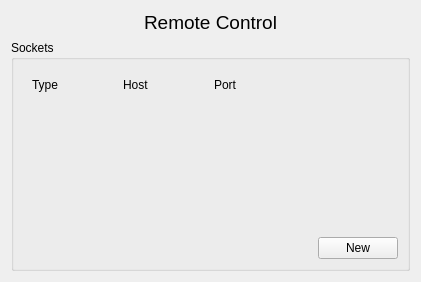
<?xml version="1.0" encoding="UTF-8"?>
<ui version="4.0">
 <class>pqRemoteControl</class>
 <widget class="QWidget" name="pqRemoteControl">
  <property name="geometry">
   <rect>
    <x>0</x>
    <y>0</y>
    <width>421</width>
    <height>282</height>
   </rect>
  </property>
  <property name="windowTitle">
   <string/>
  </property>
  <layout class="QVBoxLayout" name="verticalLayout">
   <item>
    <widget class="QLabel" name="label">
     <property name="text">
      <string>&lt;!DOCTYPE HTML PUBLIC &quot;-//W3C//DTD HTML 4.0//EN&quot; &quot;http://www.w3.org/TR/REC-html40/strict.dtd&quot;&gt;
&lt;html&gt;&lt;head&gt;&lt;meta name=&quot;qrichtext&quot; content=&quot;1&quot; /&gt;&lt;style type=&quot;text/css&quot;&gt;
p, li { white-space: pre-wrap; }
&lt;/style&gt;&lt;/head&gt;&lt;body style=&quot; font-family:'Sans Serif'; font-size:9pt; font-weight:400; font-style:normal;&quot;&gt;
&lt;p align=&quot;center&quot; style=&quot; margin-top:0px; margin-bottom:0px; margin-left:0px; margin-right:0px; -qt-block-indent:0; text-indent:0px;&quot;&gt;&lt;span style=&quot; font-family:'Helvetica'; font-size:14pt;&quot;&gt;Remote Control&lt;/span&gt;&lt;/p&gt;&lt;/body&gt;&lt;/html&gt;</string>
     </property>
    </widget>
   </item>
   <item>
    <widget class="QGroupBox" name="groupBox">
     <property name="title">
      <string>Sockets</string>
     </property>
     <layout class="QGridLayout" name="gridLayout_2">
      <item row="0" column="0" colspan="2">
       <widget class="QWidget" name="widget" native="true">
        <layout class="QGridLayout" name="GridLayout">
         <item row="0" column="0">
          <widget class="QLabel" name="label_4">
           <property name="text">
            <string>Type</string>
           </property>
          </widget>
         </item>
         <item row="0" column="1">
          <widget class="QLabel" name="label_3">
           <property name="text">
            <string>Host</string>
           </property>
          </widget>
         </item>
         <item row="0" column="2">
          <widget class="QLabel" name="label_6">
           <property name="text">
            <string>Port</string>
           </property>
          </widget>
         </item>
         <item row="0" column="3">
          <widget class="QLabel" name="label_2">
           <property name="text">
            <string/>
           </property>
          </widget>
         </item>
        </layout>
       </widget>
      </item>
      <item row="1" column="0">
       <spacer name="verticalSpacer">
        <property name="orientation">
         <enum>Qt::Vertical</enum>
        </property>
        <property name="sizeHint" stdset="0">
         <size>
          <width>20</width>
          <height>123</height>
         </size>
        </property>
       </spacer>
      </item>
      <item row="2" column="0">
       <spacer name="horizontalSpacer">
        <property name="orientation">
         <enum>Qt::Horizontal</enum>
        </property>
        <property name="sizeHint" stdset="0">
         <size>
          <width>292</width>
          <height>20</height>
         </size>
        </property>
       </spacer>
      </item>
      <item row="2" column="1">
       <widget class="QPushButton" name="NewButton">
        <property name="text">
         <string>New</string>
        </property>
       </widget>
      </item>
     </layout>
    </widget>
   </item>
  </layout>
 </widget>
 <resources/>
 <connections/>
</ui>
